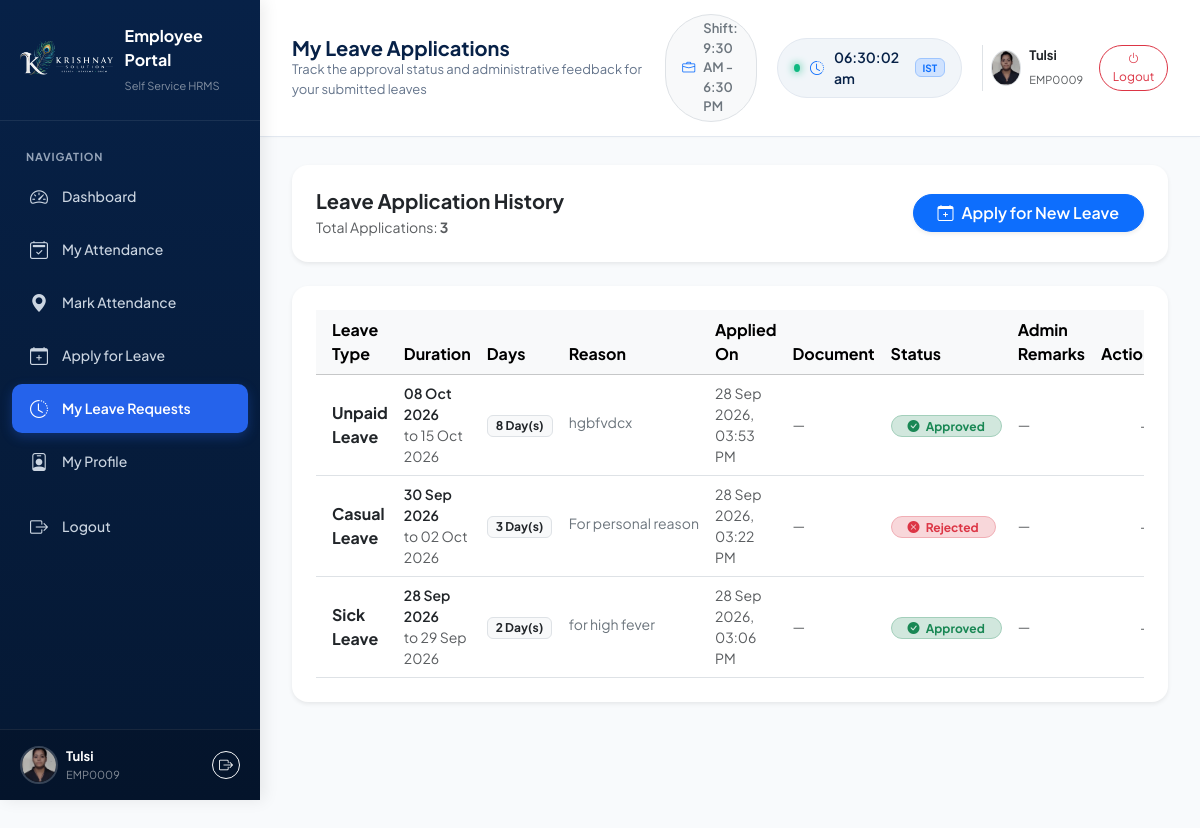
Screenshot of /employee/leave/requests/ (signed in) with the database file from the repository.
### app/models.py (models this page shows, shortened)
class UserProfile(models.Model):
    user = models.OneToOneField(settings.AUTH_USER_MODEL, on_delete=models.CASCADE, related_name='profile')
    employee_id = models.CharField(max_length=50, unique=True, null=True, blank=True)
    department = models.ForeignKey(Department, on_delete=models.SET_NULL, null=True, blank=True, related_name='employees')
    designation = models.CharField(max_length=100, blank=True, default='Employee')
    phone = models.CharField(max_length=20, blank=True, default='')
    profile_picture = models.ImageField(upload_to='profiles/', null=True, blank=True)
    joining_date = models.DateField(default=timezone.now, null=True, blank=True)
    face_auth_exempt = models.BooleanField(
        default=False,
        help_text="Exempt from face scanner if camera hardware fails or medical exemption granted."
    )
    exemption_reason = models.CharField(max_length=255, blank=True, default='')
    created_at = models.DateTimeField(auto_now_add=True)
    updated_at = models.DateTimeField(auto_now=True)

class LeaveRequest(models.Model):
    LEAVE_CHOICES = [
        ('Casual Leave', 'Casual Leave'),
        ('Sick Leave', 'Sick Leave'),
        ('Paid Leave', 'Paid Leave'),
        ('Unpaid Leave', 'Unpaid Leave'),
        ('Other', 'Other'),
    ]
    STATUS_CHOICES = [
        ('Pending', 'Pending'),
        ('Approved', 'Approved'),
        ('Rejected', 'Rejected'),
        ('Cancelled', 'Cancelled'),
    ]
    user = models.ForeignKey(settings.AUTH_USER_MODEL, on_delete=models.CASCADE, related_name='leave_requests')
    leave_type = models.CharField(max_length=50, choices=LEAVE_CHOICES)
    from_date = models.DateField()
    to_date = models.DateField()
    total_days = models.IntegerField(default=1)
    reason = models.TextField()
    supporting_document = models.FileField(upload_to='leave_docs/', null=True, blank=True)
    status = models.CharField(max_length=20, default='Pending', choices=STATUS_CHOICES)
    is_cancelled = models.BooleanField(default=False)
    reviewed_by = models.ForeignKey(
        settings.AUTH_USER_MODEL,
        null=True,
        blank=True,
        on_delete=models.SET_NULL,
        related_name='reviewed_leaves'
    )
    reviewed_at = models.DateTimeField(null=True, blank=True)
    admin_remark = models.CharField(max_length=255, blank=True, default='')
    created_at = models.DateTimeField(auto_now_add=True)
    class Meta:
        ordering = ['-created_at']

### app/views.py (the view)
# urls.py: path('employee/leave/requests/', views.employee_leave_requests, name='employee_leave_requests'),
@login_required
@employee_required
def employee_leave_requests(request):
    user = request.user
    leaves = LeaveRequest.objects.filter(user=user).order_by("-created_at")
    return render(request, "employee_leave_requests.html", {"leaves": leaves})

### templates/employee_leave_requests.html (shortened to what this page needs)
{% extends "employee_base.html" %}
{% load static %}
{% block page_heading %}My Leave Applications{% endblock %}
{% block page_subheading %}Track the approval status and administrative feedback for your submitted leaves{% endblock %}
{% block content %}
<div class="container-fluid px-0">
  <div class="card border-0 shadow-sm rounded-4 bg-white p-4 mb-4">
    <div class="d-flex flex-wrap align-items-center justify-content-between gap-3">
      <div>
        <h5 class="fw-bold mb-1 text-dark">Leave Application History</h5>
        <p class="text-muted small mb-0">Total Applications: <strong>{{ leaves|length }}</strong></p>
      </div>
      <div>
        <a href="{% url 'employee_apply_leave' %}" class="btn btn-primary rounded-pill px-4 fw-semibold shadow-sm d-inline-flex align-items-center gap-2">
          <i class="bi bi-calendar-plus"></i> Apply for New Leave
        </a>
      </div>
    </div>
  </div>
  <div class="card border-0 shadow-sm rounded-4 bg-white p-4">
    <div class="table-responsive">
      <table class="table table-hover align-middle mb-0">
        <thead class="table-light">
          <tr>
            <th class="ps-3">Leave Type</th>
            <th>Duration</th>
            <th>Days</th>
            <th>Reason</th>
            <th>Applied On</th>
            <th>Document</th>
            <th>Status</th>
            <th>Admin Remarks</th>
            <th class="text-end pe-3">Action</th>
          </tr>
        </thead>
        <tbody>
          {% for leave in leaves %}
            <tr>
              <td class="ps-3 fw-bold text-dark">
                {{ leave.leave_type }}
              </td>
              <td class="small">
                <span class="d-block fw-semibold text-dark">{{ leave.from_date|date:"d M Y" }}</span>
                <span class="text-muted">to {{ leave.to_date|date:"d M Y" }}</span>
              </td>
              <td>
                <span class="badge bg-light text-dark border fw-bold px-2 py-1">
                  {{ leave.total_days }} Day(s)
                </span>
              </td>
              <td class="small text-secondary" style="max-width: 200px;">
                <span class="d-inline-block text-truncate" style="max-width: 190px;" title="{{ leave.reason }}">
                  {{ leave.reason }}
                </span>
              </td>
              <td class="small text-muted">
                {{ leave.created_at|date:"d M Y, h:i A" }}
              </td>
              <td class="small">
                {% if leave.supporting_document %}
                  <a href="{{ leave.supporting_document.url }}" target="_blank" class="btn btn-sm btn-outline-info rounded-pill py-0 px-2" style="font-size: 11px;">
                    <i class="bi bi-paperclip"></i> View
                  </a>
                {% else %}
                  <span class="text-muted">&mdash;</span>
                {% endif %}
              </td>
              <td>
                {% if leave.status == "Pending" %}
                  <span class="badge bg-warning-subtle text-warning border border-warning-subtle px-3 py-1 rounded-pill">
                    <i class="bi bi-hourglass-split me-1"></i> Pending
                  </span>
                {% elif leave.status == "Approved" %}
                  <span class="badge bg-success-subtle text-success border border-success-subtle px-3 py-1 rounded-pill">
                    <i class="bi bi-check-circle-fill me-1"></i> Approved
                  </span>
                {% elif leave.status == "Rejected" %}
                  <span class="badge bg-danger-subtle text-danger border border-danger-subtle px-3 py-1 rounded-pill">
                    <i class="bi bi-x-circle-fill me-1"></i> Rejected
                  </span>
                {% elif leave.status == "Cancelled" %}
                  <span class="badge bg-secondary-subtle text-secondary px-3 py-1 rounded-pill">
                    <i class="bi bi-slash-circle me-1"></i> Cancelled
                  </span>
                {% else %}
                  <span class="badge bg-light text-dark border px-3 py-1 rounded-pill">
                    {{ leave.status }}
                  </span>
                {% endif %}
              </td>
              <td class="small" style="max-width: 180px;">
                {% if leave.admin_remark %}
                  <span class="d-inline-block text-truncate text-secondary" style="max-width: 170px;" title="{{ leave.admin_remark }}">
                    <i class="bi bi-chat-left-text me-1 text-primary"></i>{{ leave.admin_remark }}
                  </span>
                {% else %}
                  <span class="text-muted">&mdash;</span>
                {% endif %}
              </td>
              <td class="text-end pe-3">
                {% if leave.status == "Pending" and not leave.is_cancelled %}
                  <form method="POST" action="{% url 'employee_cancel_leave' leave.id %}" class="d-inline" onsubmit="return confirm('Are you sure you want to cancel this pending leave request?');">
                    {% csrf_token %}
                    <button type="submit" class="btn btn-sm btn-outline-danger rounded-pill px-3 py-1" style="font-size: 12px;">
                      <i class="bi bi-x-lg me-1"></i> Cancel
                    </button>
                  </form>
                {% else %}
                  <span class="text-muted small">&mdash;</span>
                {% endif %}
              </td>
            </tr>
          {% endfor %}
        </tbody>
      </table>
    </div>
  </div>
</div>
{% endblock %}

### templates/employee_base.html (shortened to what this page needs)
<!DOCTYPE html>
<html lang="en">
<head>
  <link href="https://cdn.jsdelivr.net/npm/bootstrap@5.3.3/dist/css/bootstrap.min.css" rel="stylesheet">
  <link rel="stylesheet" href="https://cdn.jsdelivr.net/npm/bootstrap-icons@1.11.3/font/bootstrap-icons.min.css">
  {% load static %}
  <link rel="stylesheet" href="{% static 'css/style.css' %}">
</head>
<body>
  <div class="toast-container position-fixed top-0 end-0 p-3" style="z-index: 1100;">
  </div>
  <aside class="sidebar" id="appSidebar">
    <div class="brand-header">
      <img src="{% static 'images/krishny-logo.png' %}" alt="Logo" onerror="this.src='{% static 'images/logo.png' %}'">
      <div>
        <div class="fw-bold fs-6 text-white leading-tight">Employee Portal</div>
        <small class="text-white-50" style="font-size: 11px;">Self Service HRMS</small>
      </div>
    </div>
    <ul class="nav-list">
      <li class="nav-section-title">Navigation</li>
      <li class="nav-item">
        <a href="{% url 'employee_dashboard' %}" class="nav-link {% if request.resolver_match.url_name == 'employee_dashboard' or request.resolver_match.url_name == 'index' %}active{% endif %}">
          <i class="bi bi-speedometer2"></i>
          <span>Dashboard</span>
        </a>
      </li>
      <li class="nav-item">
        <a href="{% url 'employee_attendance' %}" class="nav-link ">
          <i class="bi bi-calendar2-check"></i>
          <span>My Attendance</span>
        </a>
      </li>
      <li class="nav-item">
        <a href="{% url 'employee_scanner' %}" class="nav-link {% if request.resolver_match.url_name == 'employee_scanner' %}active{% endif %}">
          <i class="bi bi-geo-alt-fill"></i>
          <span>Mark Attendance</span>
        </a>
      </li>
      <li class="nav-item">
        <a href="{% url 'employee_apply_leave' %}" class="nav-link {% if request.resolver_match.url_name == 'employee_apply_leave' %}active{% endif %}">
          <i class="bi bi-calendar-plus"></i>
          <span>Apply for Leave</span>
        </a>
      </li>
      <li class="nav-item">
        <a href="{% url 'employee_leave_requests' %}" class="nav-link {% if request.resolver_match.url_name == 'employee_leave_requests' %}active{% endif %}">
          <i class="bi bi-clock-history"></i>
          <span>My Leave Requests</span>
        </a>
      </li>
      <li class="nav-item">
        <a href="{% url 'employee_profile' %}" class="nav-link {% if request.resolver_match.url_name == 'employee_profile' %}active{% endif %}">
          <i class="bi bi-person-badge"></i>
          <span>My Profile</span>
        </a>
      </li>
      <li class="nav-item mt-3">
        <a href="{% url 'logout' %}" class="nav-link text-danger-subtle">
          <i class="bi bi-box-arrow-right"></i>
          <span>Logout</span>
        </a>
      </li>
    </ul>
    <div class="user-footer">
      <div class="d-flex align-items-center justify-content-between">
        <div class="d-flex align-items-center gap-2 overflow-hidden">
          {% if request.user.profile.profile_picture %}
            <img src="{{ request.user.profile.profile_picture.url }}" alt="Profile" class="rounded-circle" style="width: 38px; height: 38px; object-fit: cover; flex-shrink: 0; border: 2px solid rgba(255,255,255,0.2);">
          {% else %}
            <div class="rounded-circle bg-primary text-white d-flex align-items-center justify-content-center fw-bold" style="width: 38px; height: 38px; flex-shrink: 0; font-size: 14px;">
              {{ request.user.first_name|default:request.user.username|slice:":1"|upper }}
            </div>
          {% endif %}
          <div class="overflow-hidden">
            <div class="text-white fw-bold text-truncate" style="font-size: 13px;">
              {{ request.user.first_name|default:request.user.username }}
            </div>
            <small class="text-white-50 text-truncate d-block" style="font-size: 11px;">
              {{ request.user.profile.employee_id|default:"EMP-ID" }}
            </small>
          </div>
        </div>
        <a href="{% url 'logout' %}" class="btn btn-outline-light btn-sm p-1 rounded-circle" title="Logout" style="width: 28px; height: 28px; display: flex; align-items: center; justify-content: center;">
          <i class="bi bi-box-arrow-right" style="font-size: 14px;"></i>
        </a>
      </div>
    </div>
  </aside>
  <header class="topbar">
    <div class="d-flex align-items-center gap-3">
      <div class="page-title">
        <h4>{% block page_heading %}Employee Dashboard{% endblock %}</h4>
        <p>{% block page_subheading %}Shift Timing: 9:30 AM – 6:30 PM (9.0 Hours){% endblock %}</p>
      </div>
    </div>
    <div class="topbar-actions">
      <div class="d-none d-md-flex align-items-center gap-2 px-3 py-1 bg-light rounded-pill border" style="font-size: 13px;">
        <i class="bi bi-briefcase text-primary"></i>
        <span class="fw-semibold text-secondary">Shift: 9:30 AM - 6:30 PM</span>
      </div>
      <div class="clock-pill">
        <span class="live-indicator"></span>
        <i class="bi bi-clock-history text-primary"></i>
        <span id="liveClockDisplay">--:--:--</span>
        <span class="badge bg-primary-subtle text-primary border border-primary-subtle ms-1" style="font-size: 10px;">IST</span>
      </div>
      <div class="d-flex align-items-center gap-2 ps-2 border-start">
        {% if request.user.profile.profile_picture %}
          <img src="{{ request.user.profile.profile_picture.url }}" alt="Profile" class="rounded-circle border" style="width: 36px; height: 36px; object-fit: cover;">
        {% else %}
          <div class="rounded-circle bg-primary-subtle text-primary d-flex align-items-center justify-content-center fw-bold border border-primary-subtle" style="width: 36px; height: 36px; font-size: 14px;">
            {{ request.user.first_name|default:request.user.username|slice:":1"|upper }}
          </div>
        {% endif %}
        <div class="d-none d-sm-block text-start leading-tight">
          <div class="fw-bold text-dark" style="font-size: 13px;">{{ request.user.first_name|default:request.user.username }}</div>
          <small class="text-muted" style="font-size: 11px;">{{ request.user.profile.employee_id|default:"EMP-ID" }}</small>
        </div>
        <a href="{% url 'logout' %}" class="btn btn-outline-danger btn-sm rounded-pill ms-2" title="Logout" style="font-size: 12px; padding: 4px 10px;">
          <i class="bi bi-power"></i> Logout
        </a>
      </div>
    </div>
  </header>
  <main class="main-content">
    {% block content %}{% endblock %}
  </main>
</body>
</html>

### rows the page displays
LeaveRequest: leave_type "Unpaid Leave", from_date "08 Oct 2026", to_date "15 Oct 2026", total_days "8", reason "hgbfvdcx", created_at "28 Sep 2026, 03:53 PM", status "Approved" (drawn)
LeaveRequest: leave_type "Casual Leave", from_date "30 Sep 2026", to_date "02 Oct 2026", total_days "3", reason "For personal reason", created_at "28 Sep 2026, 03:22 PM", status "Rejected" (drawn)
LeaveRequest: leave_type "Sick Leave", from_date "28 Sep 2026", to_date "29 Sep 2026", total_days "2", reason "for high fever", created_at "28 Sep 2026, 03:06 PM", status "Approved" (drawn)

### other values shown
{{ request.user.first_name|default:request.user.username }} "Tulsi"
{{ request.user.profile.employee_id|default:"EMP-ID" }} "EMP0009"
{{ leaves|length }} "3"
